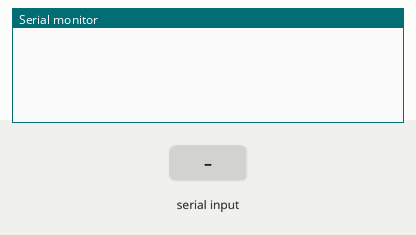
Bench run of a sketch on a simulated Arduino Leonardo, built with avr-gcc and run on an emulated ATmega32U4. On the bench: the last lines printed to the serial monitor. The inputs (shaded band) are chosen by the test bench. Random numbers use the default seed unless the sketch sets one; USB keyboard and mouse output is not drawn.

Above: at 1.2 s.
1.3 s: "<N1>" received over Serial
At 2.5 s:
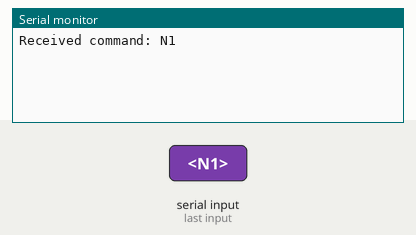
2.8 s: byte 62 ('>') received over Serial
At 3.8 s:
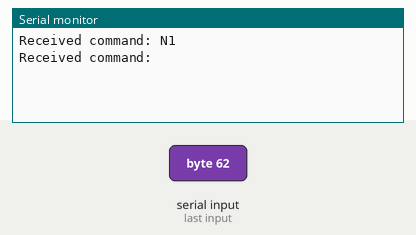
4.3 s: "<N2>" received over Serial
At 5.0 s:
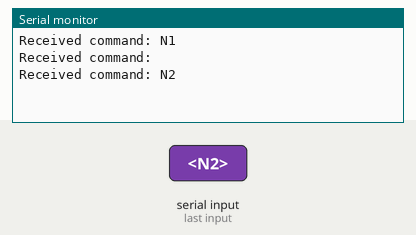

The sketch:

HID_input.ino.ino
```cpp
#include <Keyboard.h>

String commandBuffer = "";  // 用来存储命令的缓冲区
bool isCommandActive = false;  // 用来标记是否正在接收一个完整的命令

// 手动定义 Numpad 键的 HID 键码
#define HID_KEYPAD_1 0xE1
#define HID_KEYPAD_2 0xE2
#define HID_KEYPAD_3 0xE3
#define HID_KEYPAD_4 0xE4
#define HID_KEYPAD_5 0xE5
#define HID_KEYPAD_6 0xE6
#define HID_KEYPAD_7 0xE7
#define HID_KEYPAD_8 0xE8
#define HID_KEYPAD_9 0xE9

void setup() {
  Serial.begin(9600);  // 初始化串口
  Keyboard.begin();    // 初始化键盘
  randomSeed(analogRead(0));  // 初始化随机数生成器
}

void loop() {
  // 如果串口有可用的数据
  if (Serial.available() > 0) {
    char incomingChar = Serial.read();  // 读取串口中的单个字符

    // 检查是否是起始符或终止符
    if (incomingChar == '<') {
      // 起始符，开始接收命令
      commandBuffer = "";
      isCommandActive = true;
      return;
    } else if (incomingChar == '>') {
      // 终止符，结束接收命令并执行
      isCommandActive = false;
    }

    // 如果正在接收命令，则将字符添加到缓冲区
    if (isCommandActive && incomingChar != '<' && incomingChar != '>') {
      commandBuffer += incomingChar;
      return;
    }

    // 打印接收到的命令
    Serial.print("Received command: ");
    Serial.println(commandBuffer);

    // 生成 10 到 50 之间的随机延迟
    int randomDelay = random(20, 111);

    // 处理命令
    if (commandBuffer.equals("N1")) {
      Keyboard.press(HID_KEYPAD_1);
      delay(randomDelay);
      Keyboard.release(HID_KEYPAD_1);
    } else if (commandBuffer.equals("N2")) {
      Keyboard.press(HID_KEYPAD_2);
      delay(randomDelay);
      Keyboard.release(HID_KEYPAD_2);
    } else if (commandBuffer.equals("N3")) {
      Keyboard.press(HID_KEYPAD_3);
      delay(randomDelay);
      Keyboard.release(HID_KEYPAD_3);
    } else if (commandBuffer.equals("N4")) {
      Keyboard.press(HID_KEYPAD_4);
      delay(randomDelay);
      Keyboard.release(HID_KEYPAD_4);
    } else if (commandBuffer.equals("N5")) {
      Keyboard.press(HID_KEYPAD_5);
      delay(randomDelay);
      Keyboard.release(HID_KEYPAD_5);
    } else if (commandBuffer.equals("N6")) {
      Keyboard.press(HID_KEYPAD_6);
      delay(randomDelay);
      Keyboard.release(HID_KEYPAD_6);
    } else if (commandBuffer.equals("N7")) {
      Keyboard.press(HID_KEYPAD_7);
      delay(randomDelay);
      Keyboard.release(HID_KEYPAD_7);
    } else if (commandBuffer.equals("N8")) {
      Keyboard.press(HID_KEYPAD_8);
      delay(randomDelay);
      Keyboard.release(HID_KEYPAD_8);
    } else if (commandBuffer.equals("N9")) {
      Keyboard.press(HID_KEYPAD_9);
      delay(randomDelay);
      Keyboard.release(HID_KEYPAD_9);
    } else if (commandBuffer.equals("F1")) {
      Keyboard.press(KEY_F1);
      delay(randomDelay);
      Keyboard.release(KEY_F1);
    } else if (commandBuffer.equals("F2")) {
      Keyboard.press(KEY_F2);
      delay(randomDelay);
      Keyboard.release(KEY_F2);
    } else if (commandBuffer.equals("F3")) {
      Keyboard.press(KEY_F3);
      delay(randomDelay);
      Keyboard.release(KEY_F3);
    } else if (commandBuffer.equals("F4")) {
      Keyboard.press(KEY_F4);
      delay(randomDelay);
      Keyboard.release(KEY_F4);
    } else if (commandBuffer.equals("F5")) {
      Keyboard.press(KEY_F5);
      delay(randomDelay);
      Keyboard.release(KEY_F5);
    } else if (commandBuffer.equals("F6")) {
      Keyboard.press(KEY_F6);
      delay(randomDelay);
      Keyboard.release(KEY_F6);
    } else if (commandBuffer.equals("F7")) {
      Keyboard.press(KEY_F7);
      delay(randomDelay);
      Keyboard.release(KEY_F7);
    } else if (commandBuffer.equals("F8")) {
      Keyboard.press(KEY_F8);
      delay(randomDelay);
      Keyboard.release(KEY_F8);
    } else if (commandBuffer.equals("F9")) {
      Keyboard.press(KEY_F9);
      delay(randomDelay);
      Keyboard.release(KEY_F9);
    } else if (commandBuffer.equals("F10")) {
      Keyboard.press(KEY_F10);
      delay(randomDelay);
      Keyboard.release(KEY_F10);
    } else if (commandBuffer.equals("F11")) {
      Keyboard.press(KEY_F11);
      delay(randomDelay);
      Keyboard.release(KEY_F11);
    } else if (commandBuffer.equals("F12")) {
      Keyboard.press(KEY_F12);
      delay(randomDelay);
      Keyboard.release(KEY_F12);
    } else if (commandBuffer.length() == 1) {
      // 处理其他单字符命令
      char command = commandBuffer.charAt(0);
      Keyboard.press(command);
      delay(randomDelay);
      Keyboard.release(command);
    }

    // 清空缓冲区以准备处理下一个命令
    commandBuffer = "";
  }
}
```

Measured:
- after the input at 1.3 s, the serial monitor: prints a new line at once (image 1)
- after the input at 2.8 s, the serial monitor: prints a new line at once (image 2)
- after the input at 4.3 s, the serial monitor: prints a new line at once (image 3)
